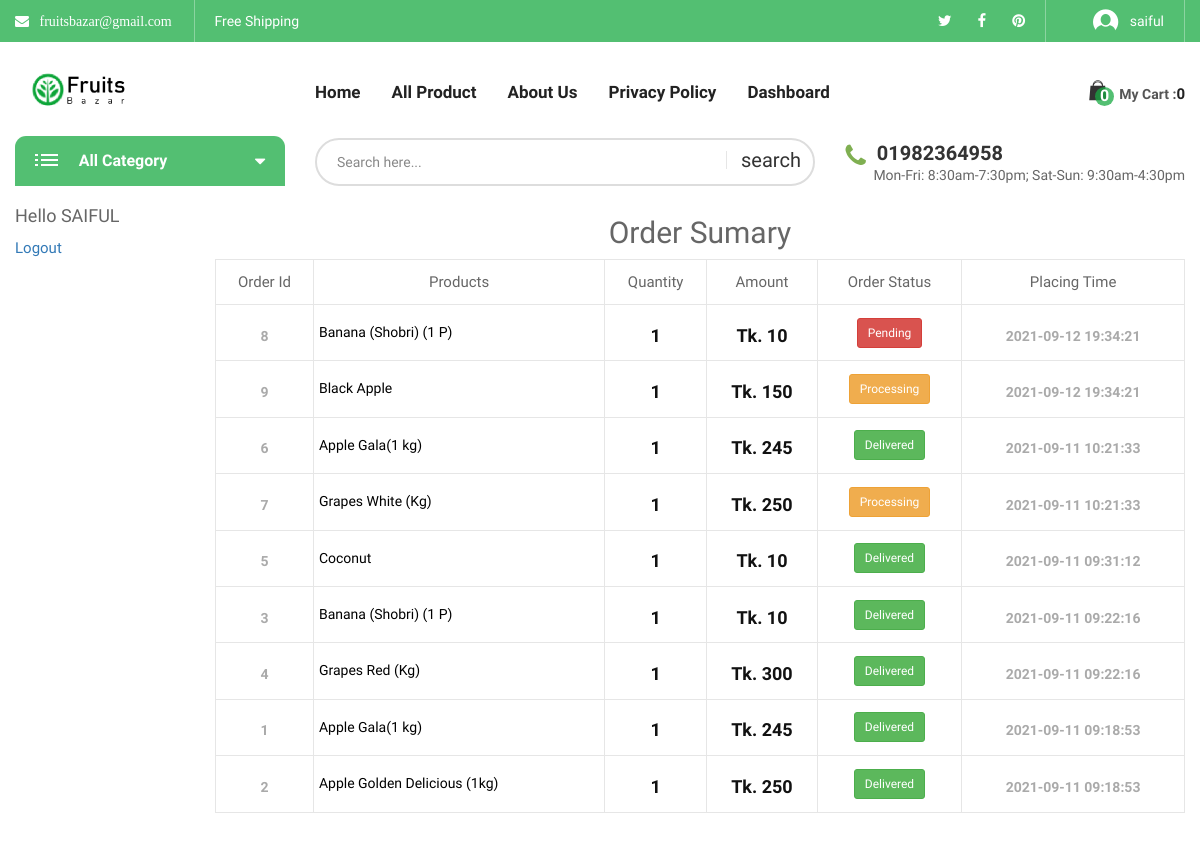
The page /exist_order.php (signed in, upper part) on the database as committed earlier.
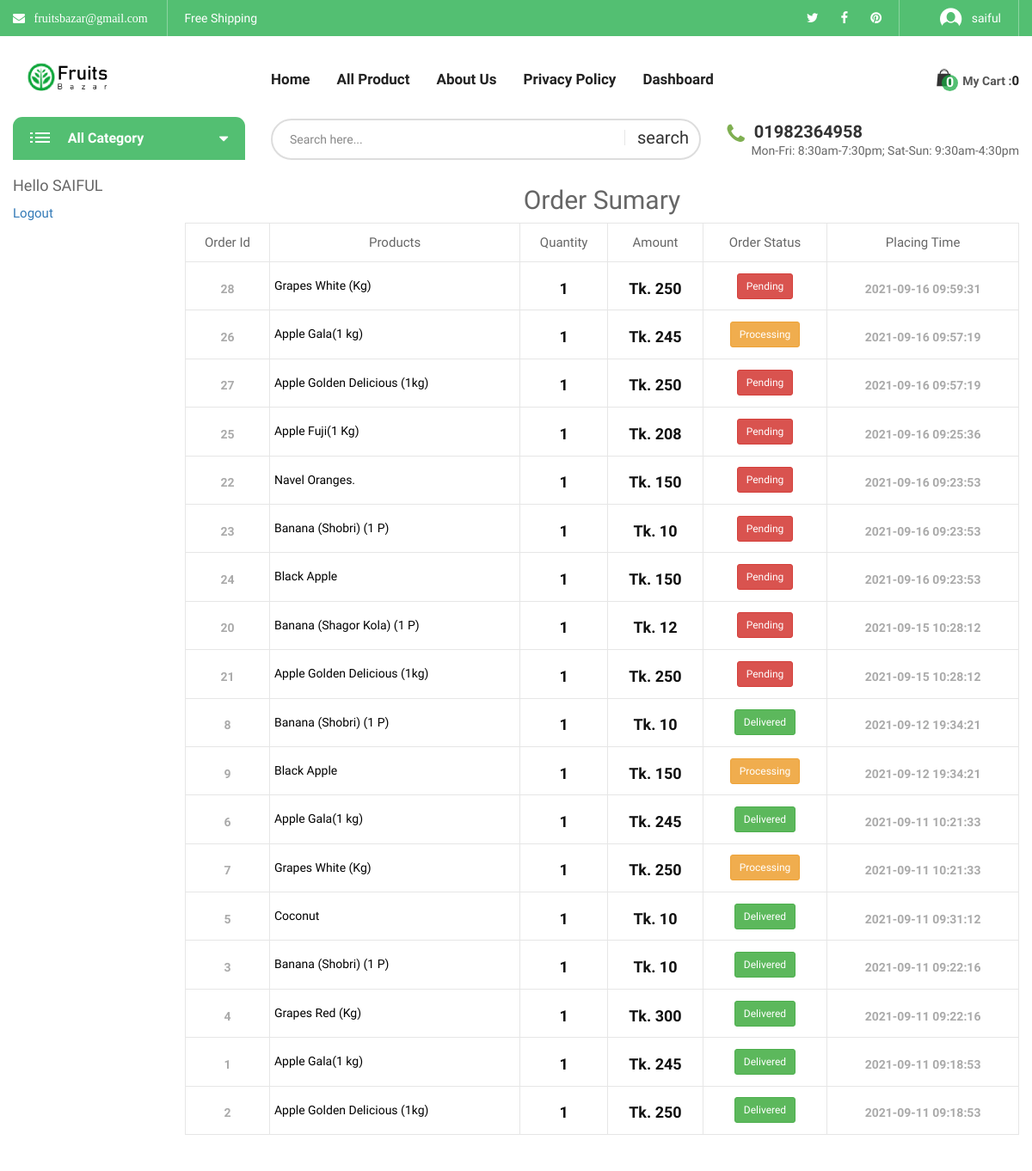
The same page on the database as committed later.
### tables this page shows
CREATE TABLE `header_info` (
  `id` int(10) NOT NULL,
  `email` varchar(30) NOT NULL,
  `tweeter` varchar(500) NOT NULL,
  `fb_link` varchar(500) NOT NULL,
  `pinterest` varchar(500) NOT NULL,
  `phone` varchar(20) NOT NULL
);

CREATE TABLE `add_logo` (
  `id` int(10) NOT NULL,
  `img` varchar(200) NOT NULL
);

CREATE TABLE `order_details` (
  `order_id` int(255) NOT NULL,
  `user_id` int(11) NOT NULL,
  `product_name` varchar(255) NOT NULL,
  `pdt_quantity` int(11) NOT NULL,
  `amount` int(11) NOT NULL,
  `uses_coupon` varchar(35) NOT NULL,
  `order_status` int(3) NOT NULL,
  `trans_id` varchar(25) NOT NULL,
  `Shipping_mobile` varchar(20) NOT NULL,
  `shiping` varchar(255) NOT NULL,
  `order_time` timestamp NULL DEFAULT current_timestamp(),
  `order_date` date DEFAULT current_timestamp()
);

### admin/class/adminback.php (called while the page is built, shortened)
<?php
class  adminback
{
    private $connection;
    function __construct()
    {
        $dbhost = "localhost";
        $dbuser = "root";
        $dbpass = "";
        $dbname = "ecommerce";
        $this->connection = mysqli_connect($dbhost, $dbuser, $dbpass, $dbname);
    }
    function order_details_by_id($user_id)
    {
        $query = "SELECT * FROM `order_details` WHERE `user_id`=$user_id ORDER BY `order_time` DESC";
        if (mysqli_query($this->connection, $query)) {
            $order_query = mysqli_query($this->connection, $query);
            return $order_query;
        }
    }
    function display_links()
    {
        $query = "SELECT * FROM header_info";
        if (mysqli_query($this->connection, $query)) {
            $ctg_info = mysqli_query($this->connection, $query);
            return $ctg_info;
        }
    }
    function display_logo()
    {
        $query = "SELECT * FROM add_logo";
        if (mysqli_query($this->connection, $query)) {
            $pdt_info = mysqli_query($this->connection, $query);
            return $pdt_info;
        }
    }
}

### exist_order.php (the view, shortened to what the changed rows need)
<?php
include_once("admin/class/adminback.php");
$obj = new adminback();
if(isset($_SESSION['user_id'])){
        $id = $_SESSION['user_id'];
        $order_query =  $obj->order_details_by_id($id);
}else{
    header("location:user_login.php");
}
?>
<?php
include_once("includes/head.php");
?>
<body class="biolife-body">
    <header id="header" class="header-area style-01 layout-03">
        <?php
        include_once("includes/header_top.php");
        ?>
        <?php
        include_once("includes/header_middle.php");
        ?>
        <?php
        include_once("includes/header_bottom.php");
        ?>
    </header>
    <div class="page-contain">
        <div id="main-content" class="main-content">
            <div class="container">
                <div class="row">
                    <div class="col-md-10">
                        <h2 class="text-center">Order Sumary</h2>
                                <table class="shop_table cart-form">
                                    <thead>
                                        <tr>
                                            <th class="product-name">Order Id</th>
                                            <th class="product-price">Products</th>
                                            <th class="product-quantity">Quantity</th>
                                            <th class="product-subtotal">Amount</th>
                                            <th class="product-subtotal">Order Status</th>
                                            <th class="product-subtotal">Placing Time</th>
                                        </tr>
                                    </thead>
                                    <tbody>
                                    <?php while($order_info = mysqli_fetch_assoc($order_query)) {?>
                                                <tr class="cart_item">
                                                    <td class="product-thumbnail" data-title="Product Name">
                                                        <a class="prd-thumb" href="single_product.php?status=singleproduct&&id=<?php echo $order_info['order_id']  ?>">
                                                        <div class="price price-contain">
                                                            <span class="price-amount"><?php echo $order_info['order_id'] ?></span>
                                                        </div>
                                                        </a>
                                                    </td>
                                                    <td class="" data-title="Product Name">
                                                        <a class="" href="single_product.php?status=singleproduct&&id=<?php echo $order_info['order_id']  ?>" style="text-decoration: none; color:black" >
                                                        <div class="price price-contain">
                                                            <h5 class="text-left" ><?php echo $order_info['product_name'] ?></h5>
                                                        </div>
                                                        </a>
                                                    </td>
                                                    <td class="product-subtotal" data-title="Total">
                                                        <div class="price price-contain">
                                                            <ins><span class="price-amount"><span class="currencySymbol"></span><?php echo $order_info['pdt_quantity'] ?></span></ins>
                                                        </div>
                                                    </td>
                                                    <td class="product-subtotal" data-title="Total">
                                                        <div class="price price-contain">
                                                            <ins><span class="price-amount"><span class="currencySymbol">Tk. </span><?php echo $order_info['amount'] ?></span></ins>
                                                        </div>
                                                    </td>
                                                    <td class="product-subtotal" data-title="Total">
                                                        <div class="">
                                                            <span class="price-amount ">
                                                            <?php
                                                            if($order_info['order_status']==0){
                                                                  echo "<p class='btn btn-danger btn-sm'> Pending </p>";
                                                            }elseif($order_info['order_status']==1) {
                                                                echo "<p class='btn btn-warning btn-sm'> Processing </p>";
                                                            }
                                                            elseif($order_info['order_status']==2) {
                                                                echo "<p class='btn btn-success btn-sm'> Delivered </p>";
                                                              }
                                                            ?>
                                                        </span>
                                                        </div>
                                                    </td>
                                                    <td class="product-subtotal" data-title="Total">
                                                        <div class="price price-contain">
                                                          <span class="price-amount"><?php echo $order_info['order_time'] ?></span>
                                                        </div>
                                                    </td>
                                                </tr>
                                       <?php }?>
                                    </tbody>
                                </table>
                    </div>
                </div>
            </div>
        </div>
    </div>
    <br>
</body>
</html>

### includes/header_top.php (shortened to what the changed rows need)
<?php
$obj= new adminback();
    $links = $obj->display_links();
?>
<div class="header-top bg-main hidden-xs">
            <div class="container">
                <div class="top-bar left">
                    <ul class="horizontal-menu">
                        <?php
                        while( $link = mysqli_fetch_assoc($links)){?>
                        <li>
                            <a class="fa fa-envelope" href="" > &nbsp;
                           <?php  echo $link['email'];  ?>
                          </a></li>
                        <li><a href="#">Free Shipping</a></li>
                    </ul>
                </div>
                <div class="top-bar right">
                    <ul class="social-list">
                        <li><a href="#<?php  echo $link['tweeter'];  ?>"><i class="fa fa-twitter" aria-hidden="true"></i></a></li>
                        <li><a href="#<?php  echo $link['fb_link'];  ?>"><i class="fa fa-facebook" aria-hidden="true"></i></a></li>
                        <li><a href="#<?php  echo $link['pinterest'];  ?>"><i class="fa fa-pinterest" aria-hidden="true"></i></a></li>
                               <?php } ?>
                    </ul>
                </div>
            </div>
        </div>

### includes/header_middle.php (shortened to what the changed rows need)
<?php
    $obj=new adminback();
   $logo_info = $obj->display_logo();
?>
<div class="header-middle biolife-sticky-object ">
    <div class="container">
        <div class="row">
            <div class="col-lg-3 col-md-2 col-md-6 col-xs-6">
                <a href="index.php" class="biolife-logo">
    <?php while($logo = mysqli_fetch_assoc( $logo_info)) {
        ?>
                    <img src="admin/uploads/<?php echo $logo['img']; ?>" alt="biolife logo" width="135" height="36">
                </a>
            <?php } ?>
            </div>
        </div>
    </div>
</div>

### includes/header_bottom.php (shortened to what the changed rows need)
<?php
$obj = new adminback();
$links = $obj->display_links();
$link = mysqli_fetch_assoc($links);
?>
<div class="header-bottom hidden-sm hidden-xs">
    <div class="container">
        <div class="row">
            <div class="col-lg-9 col-md-8 padding-top-2px">
                <div class="live-info">
                    <p class="telephone"><i class="fa fa-phone" aria-hidden="true"></i><b class="phone-number"> <?php echo $link['phone'] ?> </b></p>
                </div>
            </div>
        </div>
    </div>
</div>

Rows that differ between the two databases and show on the page:
added order_details: order_id "28", product_name "Grapes White (Kg)", pdt_quantity "1", amount "250", order_status "Pending", order_time "2021-09-16 09:59:31"
added order_details: order_id "26", product_name "Apple Gala(1 kg)", pdt_quantity "1", amount "245", order_status "Processing", order_time "2021-09-16 09:57:19"
added order_details: order_id "27", product_name "Apple Golden Delicious (1kg)", pdt_quantity "1", amount "250", order_status "Pending", order_time "2021-09-16 09:57:19"
added order_details: order_id "25", product_name "Apple Fuji(1 Kg)", pdt_quantity "1", amount "208", order_status "Pending", order_time "2021-09-16 09:25:36"
added order_details: order_id "22", product_name "Navel Oranges.", pdt_quantity "1", amount "150", order_status "Pending", order_time "2021-09-16 09:23:53"
added order_details: order_id "23", product_name "Banana (Shobri) (1 P)", pdt_quantity "1", amount "10", order_status "Pending", order_time "2021-09-16 09:23:53"
added order_details: order_id "24", product_name "Black Apple", pdt_quantity "1", amount "150", order_status "Pending", order_time "2021-09-16 09:23:53"
added order_details: order_id "20", product_name "Banana (Shagor Kola) (1 P)", pdt_quantity "1", amount "12", order_status "Pending", order_time "2021-09-15 10:28:12"
added order_details: order_id "21", product_name "Apple Golden Delicious (1kg)", pdt_quantity "1", amount "250", order_status "Pending", order_time "2021-09-15 10:28:12"
changed order_details id 8: order_status "Pending" → "Delivered"
